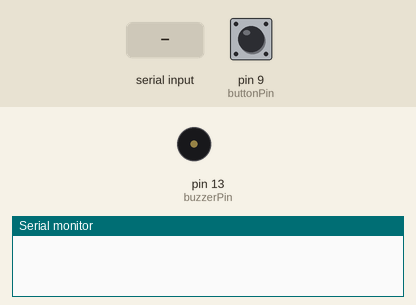
Recording of a sketch running on a simulated Arduino Uno, built with avr-gcc and run on an emulated ATmega328P. Shown: buzzer (waves = sounding), the last lines printed to the serial monitor. Inputs (shaded band) come from the test bench; at power-on: pin 9 (buttonPin) LOW.

Above: at 1.2 s.
1.3 s: "1" received over Serial
At 1.8 s:
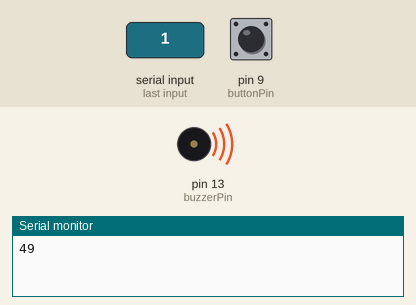
3.4 s: pin 9 (buttonPin) pulled HIGH for 0.15 s
5.0 s: pin 9 (buttonPin) pulled HIGH for 1 s
7.5 s: "0" received over Serial
Timing chart, 0 to 10.0 s (numbered marks = the images above; inputs shaded):
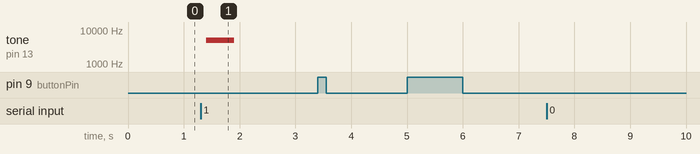

Measured:
- after the input at 1.3 s, tone on pin 13 (buzzerPin): silent → 5000 Hz after 0.10 s, → silent 0.50 s later

The sketch:

Master.ino
```cpp
int buzzerPin = 13;
int buttonPin = 9;
int state = '0';
int buttonState = 0;
int lastState = '0';
int lastButtonState = 0;

void setup() {
  pinMode(buzzerPin, OUTPUT);
  pinMode(buttonPin, INPUT);
  noTone(buzzerPin);
  Serial.begin(38400);
}

void loop() {

  if (Serial.available() > 0) {
    state = Serial.read();
    delay(100);
    Serial.println(state);
  }

  if (state != lastState)
  {
    if (state ==  '1') {
      tone(buzzerPin, 5000);
      delay(500);
      noTone(buzzerPin);
      //state == '0';
    }
    else if (state == '0') {
      noTone(buzzerPin);
      //      state == 0;
    }
  }
  lastState = state;

  buttonState = digitalRead(buttonPin);
  if (buttonState != lastButtonState) {
    if (buttonState == HIGH) {
      //      digitalWrite(ledPin, HIGH);
      Serial.write('1');
      Serial.println('1');
      delay(50);
      Serial.write('0');
    } else {
      //      digitalWrite(ledPin, LOW);
      Serial.write('0');
    }
    delay(50);
  }
  lastButtonState = buttonState;
}
```
